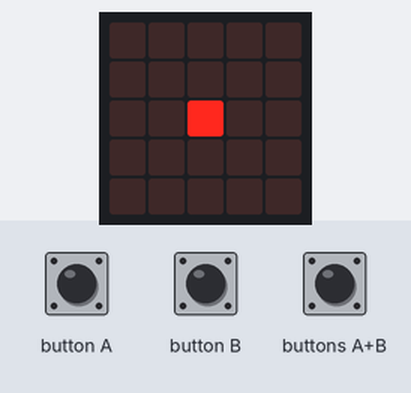
This program was run on a simulated BBC micro:bit (MakeCode). Parts: the board's 5×5 LED display. The inputs (shaded band) are chosen by the test bench.

Above: at 1.2 s.
1.3 s: button A pressed for 0.15 s
At 2.6 s:
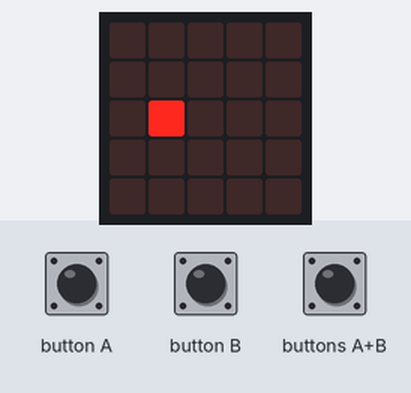
2.9 s: buttons A+B pressed for 0.15 s
At 3.9 s:
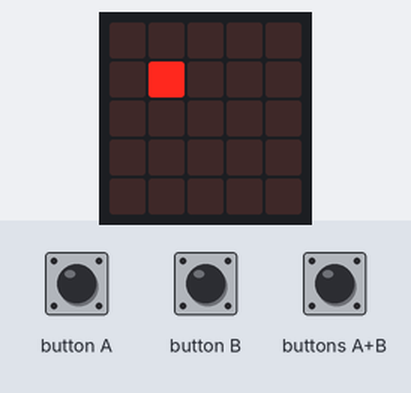
4.5 s: button B pressed for 0.15 s
At 5.1 s:
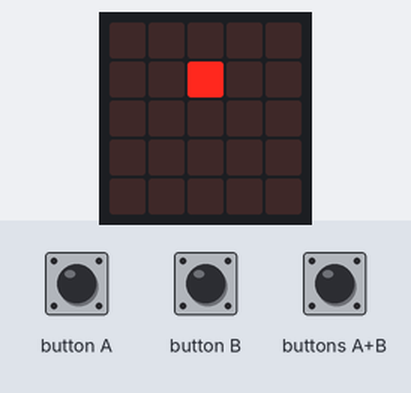
6.1 s: buttons A+B pressed for 1 s
At 7.6 s:
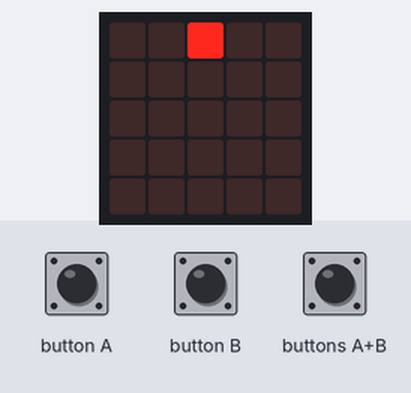
8.6 s: button A pressed for 0.15 s
At 9.4 s:
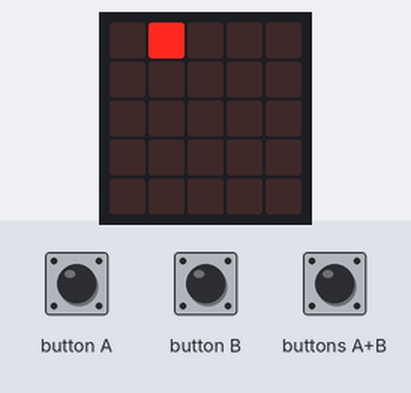
10.2 s: button A pressed for 0.15 s
At 10.7 s:
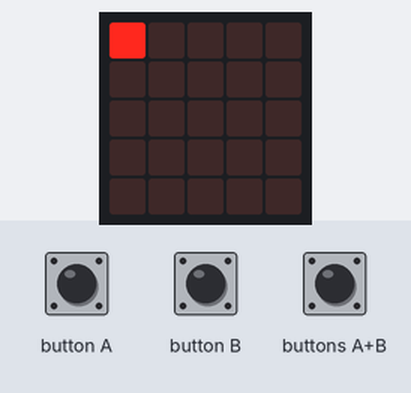
Timing chart, 0 to 12.8 s (numbered marks = the images above; inputs shaded):
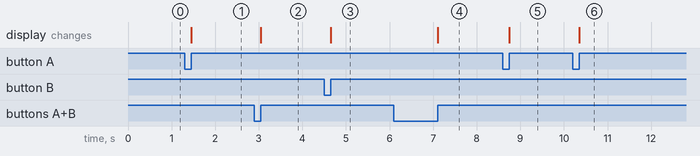

The program:

game.py
```python
def on_button_pressed_a():
    player.move(-1)
input.on_button_pressed(Button.A, on_button_pressed_a)

def OddPlayer_str():
    music._play_default_background(music.built_in_playable_melody(Melodies.WAWAWAWAA),
        music.PlaybackMode.IN_BACKGROUND)
    basic.show_string("" + str((LIFE)))

def on_button_pressed_ab():
    player.change(LedSpriteProperty.Y, -1)
input.on_button_pressed(Button.AB, on_button_pressed_ab)

def on_button_pressed_b():
    player.move(1)
input.on_button_pressed(Button.B, on_button_pressed_b)

def on_gesture_shake():
    pass
input.on_gesture(Gesture.SHAKE, on_gesture_shake)

player: game.LedSprite = None
LIFE = 0
game.set_life(10)
LIFE = 10
player = game.create_sprite(2, 2)

def on_forever():
    if True:
        pass
    else:
        pass
basic.forever(on_forever)

def on_forever2():
    pass
basic.forever(on_forever2)

def on_forever3():
    pass
basic.forever(on_forever3)
```

Measured:
- after the input at 1.3 s, the display: changes after 0.15 s (image 1)
- after the input at 2.9 s, the display: changes after 0.15 s (image 2)
- after the input at 4.5 s, the display: changes after 0.15 s (image 3)
- after the input at 6.1 s, the display: changes after 1.0 s (image 4)
- after the input at 8.6 s, the display: changes after 0.15 s (image 5)
- after the input at 10.2 s, the display: changes after 0.15 s (image 6)
